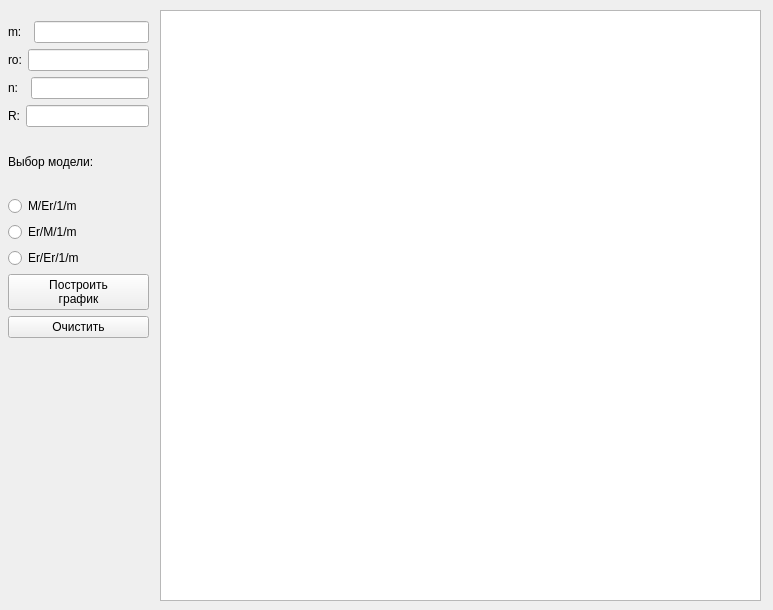
<?xml version="1.0" encoding="UTF-8"?>
<ui version="4.0">
 <class>Form</class>
 <widget class="QWidget" name="Form">
  <property name="geometry">
   <rect>
    <x>0</x>
    <y>0</y>
    <width>773</width>
    <height>610</height>
   </rect>
  </property>
  <property name="sizePolicy">
   <sizepolicy hsizetype="Maximum" vsizetype="Maximum">
    <horstretch>0</horstretch>
    <verstretch>0</verstretch>
   </sizepolicy>
  </property>
  <property name="maximumSize">
   <size>
    <width>846</width>
    <height>678</height>
   </size>
  </property>
  <property name="windowTitle">
   <string>Журавлев</string>
  </property>
  <widget class="PlotWidget" name="graphicsView">
   <property name="geometry">
    <rect>
     <x>160</x>
     <y>10</y>
     <width>601</width>
     <height>591</height>
    </rect>
   </property>
  </widget>
  <widget class="QWidget" name="layoutWidget">
   <property name="geometry">
    <rect>
     <x>8</x>
     <y>21</y>
     <width>141</width>
     <height>317</height>
    </rect>
   </property>
   <layout class="QVBoxLayout" name="verticalLayout">
    <item>
     <layout class="QHBoxLayout" name="horizontalLayout">
      <item>
       <widget class="QLabel" name="label">
        <property name="text">
         <string>m:  </string>
        </property>
       </widget>
      </item>
      <item>
       <widget class="QLineEdit" name="mEdit"/>
      </item>
     </layout>
    </item>
    <item>
     <layout class="QHBoxLayout" name="horizontalLayout_4">
      <item>
       <widget class="QLabel" name="label_4">
        <property name="text">
         <string>ro:</string>
        </property>
       </widget>
      </item>
      <item>
       <widget class="QLineEdit" name="roEdit"/>
      </item>
     </layout>
    </item>
    <item>
     <layout class="QHBoxLayout" name="horizontalLayout_2">
      <item>
       <widget class="QLabel" name="label_2">
        <property name="text">
         <string>n:  </string>
        </property>
       </widget>
      </item>
      <item>
       <widget class="QLineEdit" name="nEdit"/>
      </item>
     </layout>
    </item>
    <item>
     <layout class="QHBoxLayout" name="horizontalLayout_3">
      <item>
       <widget class="QLabel" name="label_3">
        <property name="text">
         <string>R:</string>
        </property>
       </widget>
      </item>
      <item>
       <widget class="QLineEdit" name="REdit"/>
      </item>
     </layout>
    </item>
    <item>
     <widget class="QLabel" name="label_5">
      <property name="text">
       <string>Выбор модели:</string>
      </property>
     </widget>
    </item>
    <item>
     <widget class="QRadioButton" name="radio1">
      <property name="text">
       <string>M/Er/1/m</string>
      </property>
     </widget>
    </item>
    <item>
     <widget class="QRadioButton" name="radio2">
      <property name="text">
       <string>Er/M/1/m</string>
      </property>
     </widget>
    </item>
    <item>
     <widget class="QRadioButton" name="radio3">
      <property name="text">
       <string>Er/Er/1/m</string>
      </property>
     </widget>
    </item>
    <item>
     <widget class="QPushButton" name="createButt">
      <property name="text">
       <string>Построить 
график</string>
      </property>
     </widget>
    </item>
    <item>
     <widget class="QPushButton" name="clearButt">
      <property name="text">
       <string>Очистить</string>
      </property>
      <property name="autoDefault">
       <bool>false</bool>
      </property>
      <property name="default">
       <bool>false</bool>
      </property>
     </widget>
    </item>
   </layout>
  </widget>
 </widget>
 <customwidgets>
  <customwidget>
   <class>PlotWidget</class>
   <extends>QGraphicsView</extends>
   <header>pyqtgraph</header>
  </customwidget>
 </customwidgets>
 <resources/>
 <connections/>
</ui>
